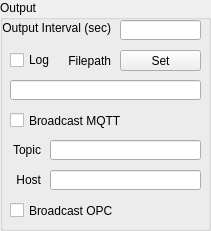
   <widget class="QGroupBox" name="groupBox_4">
    <property name="geometry">
     <rect>
      <x>560</x>
      <y>10</y>
      <width>211</width>
      <height>231</height>
     </rect>
    </property>
    <property name="title">
     <string>Output</string>
    </property>
    <widget class="QLineEdit" name="filepathRead">
     <property name="geometry">
      <rect>
       <x>10</x>
       <y>80</y>
       <width>191</width>
       <height>20</height>
      </rect>
     </property>
     <property name="alignment">
      <set>Qt::AlignRight|Qt::AlignTrailing|Qt::AlignVCenter</set>
     </property>
     <property name="readOnly">
      <bool>true</bool>
     </property>
    </widget>
    <widget class="QLabel" name="label_7">
     <property name="geometry">
      <rect>
       <x>60</x>
       <y>50</y>
       <width>51</width>
       <height>21</height>
      </rect>
     </property>
     <property name="text">
      <string>Filepath</string>
     </property>
     <property name="alignment">
      <set>Qt::AlignRight|Qt::AlignTrailing|Qt::AlignVCenter</set>
     </property>
    </widget>
    <widget class="QCheckBox" name="dataLogCheck">
     <property name="geometry">
      <rect>
       <x>10</x>
       <y>50</y>
       <width>51</width>
       <height>20</height>
      </rect>
     </property>
     <property name="text">
      <string>Log</string>
     </property>
    </widget>
    <widget class="QPushButton" name="filepathSet">
     <property name="geometry">
      <rect>
       <x>120</x>
       <y>50</y>
       <width>81</width>
       <height>21</height>
      </rect>
     </property>
     <property name="text">
      <string>Set</string>
     </property>
    </widget>
    <widget class="QLabel" name="label_8">
     <property name="geometry">
      <rect>
       <x>0</x>
       <y>20</y>
       <width>111</width>
       <height>16</height>
      </rect>
     </property>
     <property name="text">
      <string>Output Interval (sec)</string>
     </property>
     <property name="alignment">
      <set>Qt::AlignRight|Qt::AlignTrailing|Qt::AlignVCenter</set>
     </property>
    </widget>
    <widget class="QLineEdit" name="broadcastPeriodSet">
     <property name="geometry">
      <rect>
       <x>120</x>
       <y>20</y>
       <width>81</width>
       <height>20</height>
      </rect>
     </property>
    </widget>
    <widget class="QCheckBox" name="broadcastMQTTCheck">
     <property name="geometry">
      <rect>
       <x>10</x>
       <y>110</y>
       <width>161</width>
       <height>21</height>
      </rect>
     </property>
     <property name="text">
      <string>Broadcast MQTT</string>
     </property>
    </widget>
    <widget class="QCheckBox" name="broadcastOPCCheck">
     <property name="geometry">
      <rect>
       <x>10</x>
       <y>200</y>
       <width>161</width>
       <height>21</height>
      </rect>
     </property>
     <property name="text">
      <string>Broadcast OPC</string>
     </property>
    </widget>
    <widget class="QLineEdit" name="mqttTopic">
     <property name="geometry">
      <rect>
       <x>50</x>
       <y>140</y>
       <width>151</width>
       <height>20</height>
      </rect>
     </property>
     <property name="readOnly">
      <bool>false</bool>
     </property>
    </widget>
    <widget class="QLabel" name="label_15">
     <property name="geometry">
      <rect>
       <x>0</x>
       <y>140</y>
       <width>41</width>
       <height>20</height>
      </rect>
     </property>
     <property name="text">
      <string>Topic</string>
     </property>
     <property name="alignment">
      <set>Qt::AlignRight|Qt::AlignTrailing|Qt::AlignVCenter</set>
     </property>
    </widget>
    <widget class="QLineEdit" name="mqttIP">
     <property name="geometry">
      <rect>
       <x>50</x>
       <y>170</y>
       <width>151</width>
       <height>20</height>
      </rect>
     </property>
     <property name="readOnly">
      <bool>false</bool>
     </property>
    </widget>
    <widget class="QLabel" name="label_23">
     <property name="geometry">
      <rect>
       <x>0</x>
       <y>170</y>
       <width>41</width>
       <height>20</height>
      </rect>
     </property>
     <property name="text">
      <string>Host</string>
     </property>
     <property name="alignment">
      <set>Qt::AlignRight|Qt::AlignTrailing|Qt::AlignVCenter</set>
     </property>
    </widget>
   </widget>
